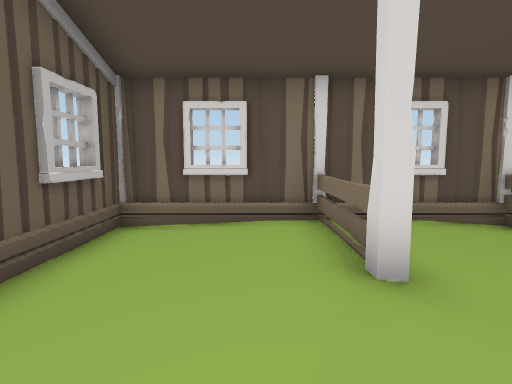
View 1 (above)

12 first-person views from a walk through a scene from a Unity 3-D project. The camera is 1.2 m above the floor, tilts 6° down and sees 80° across. The floor is counted in squares, 1 m on a side. Each view is taken from the middle of a square. On the plan, view 1 faces up. The plan holds only what a view shows up to about 13 squares ahead; the rest is blank. The place goes on beyond the plan.

View 2
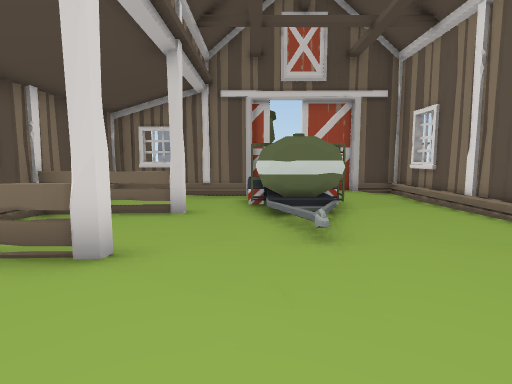

View 3
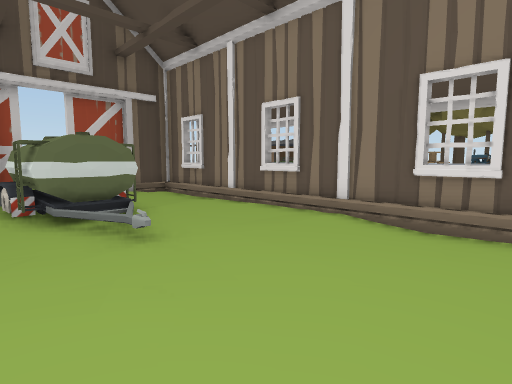

View 4
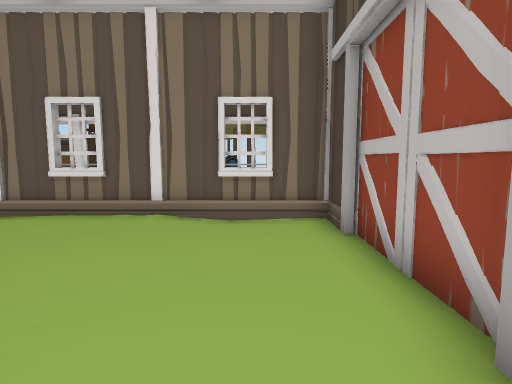

View 5
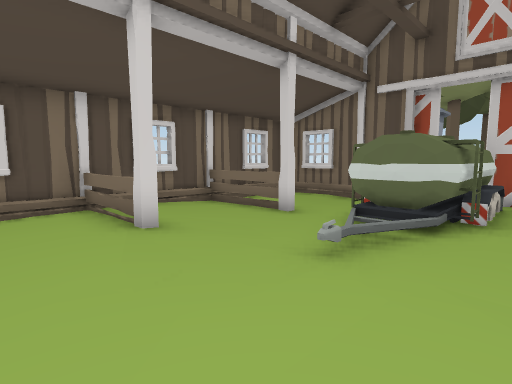

View 6
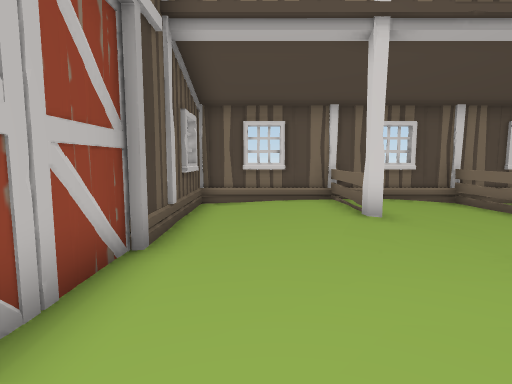

View 7
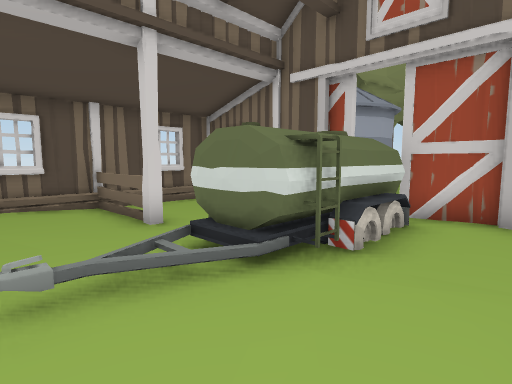

View 8
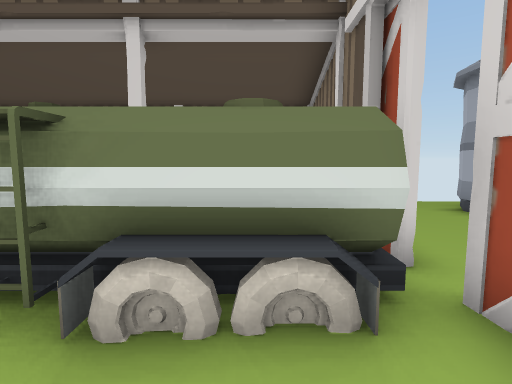

View 9
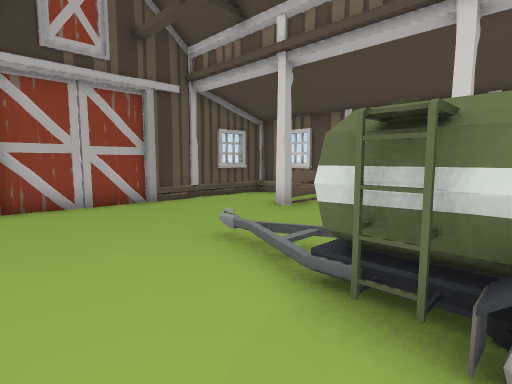

View 10
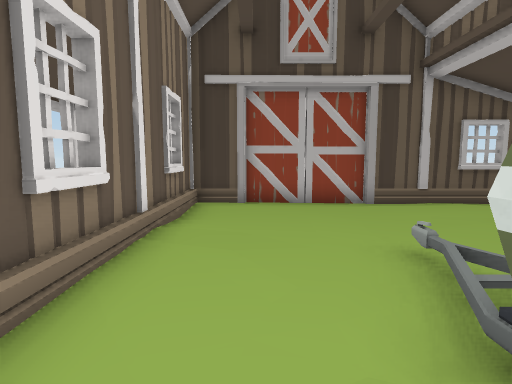

View 11
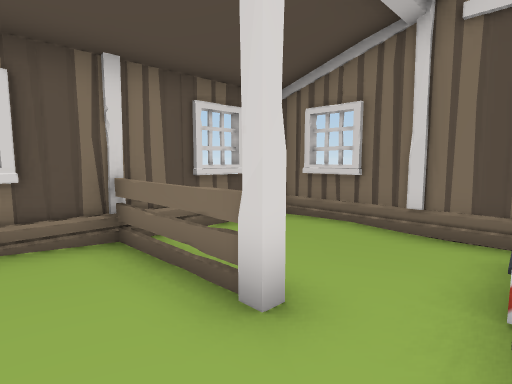

View 12
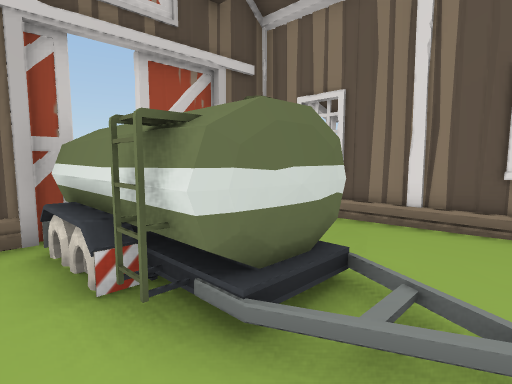

### Floor plan
Key: @ floor where view 1 was taken; # wall or solid block; . main floor; : floor 0.25 m higher than the main floor; / step, stairs or slope; B barn; O other object.
Columns run from 3 left of view 1 to 9 right of it. Each row starts with its distance up from view 1.
  6 BBBBBBBBBBBBB
  5 B...B...B...B
  4 B...B...B...B
  3 B..:B...B...B
  2 B..:........B
  1 #.......OOOOB
  0 B..@.//OOOOO.
 -1 B.......OOOOB
 -2 B...........B
 -3 B...........B
 -4 BBBBBBBBBBBBB

Where each view was taken, in squares from view 1:
view 1: 0 up, 0 right, facing up
view 2: 1 up, 2 left, facing right
view 3: 2 up, 2 left, facing down-right
view 4: 3 up, 1 left, facing down
view 5: 2 down, 1 left, facing up-right
view 6: 3 down, 1 left, facing up
view 7: 3 down, 2 right, facing up-right
view 8: 3 down, 7 right, facing up
view 9: 3 down, 6 right, facing up-left
view 10: 2 down, 6 right, facing left
view 11: 1 up, 3 right, facing up-right
view 12: 2 up, 3 right, facing down-right
